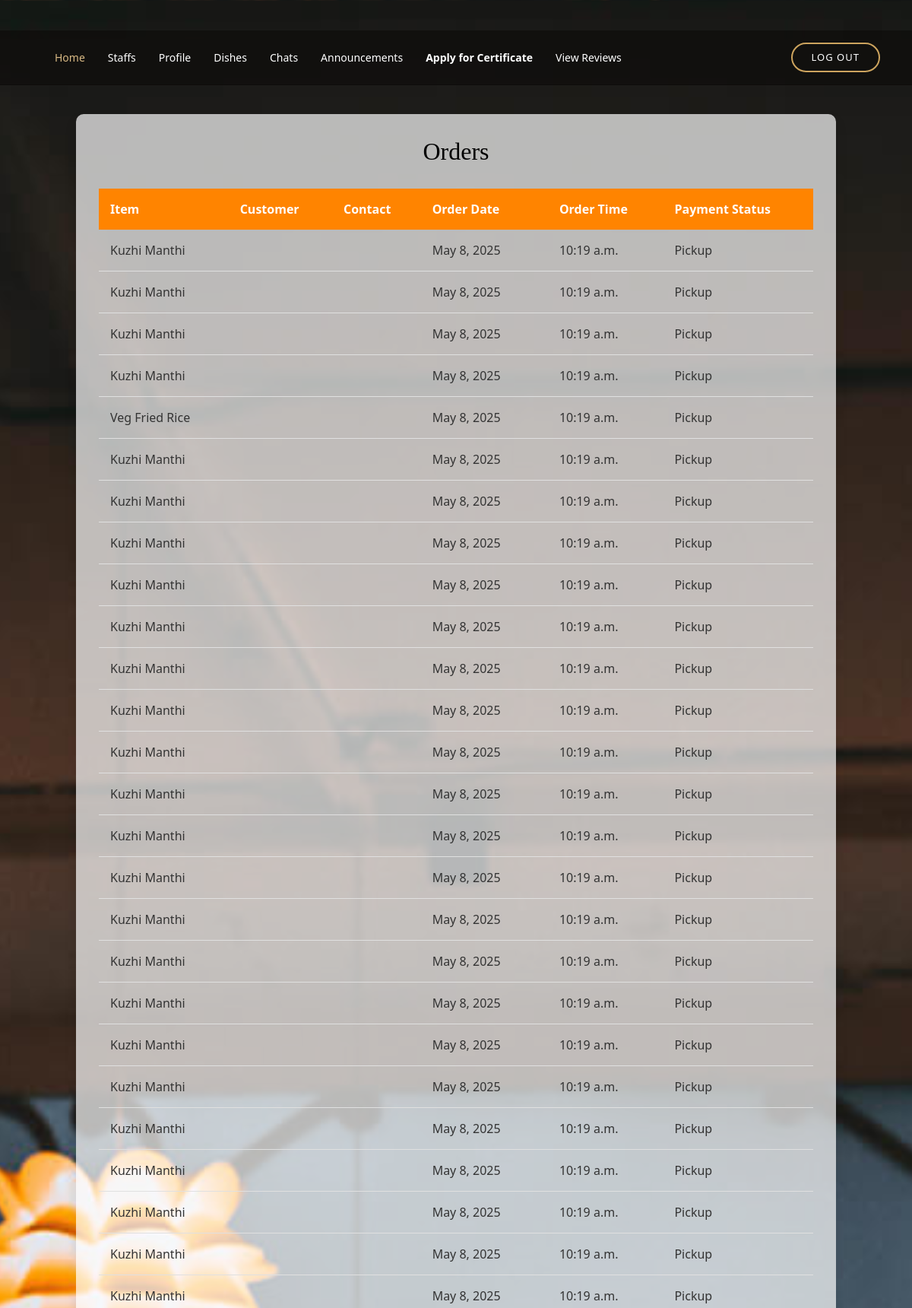
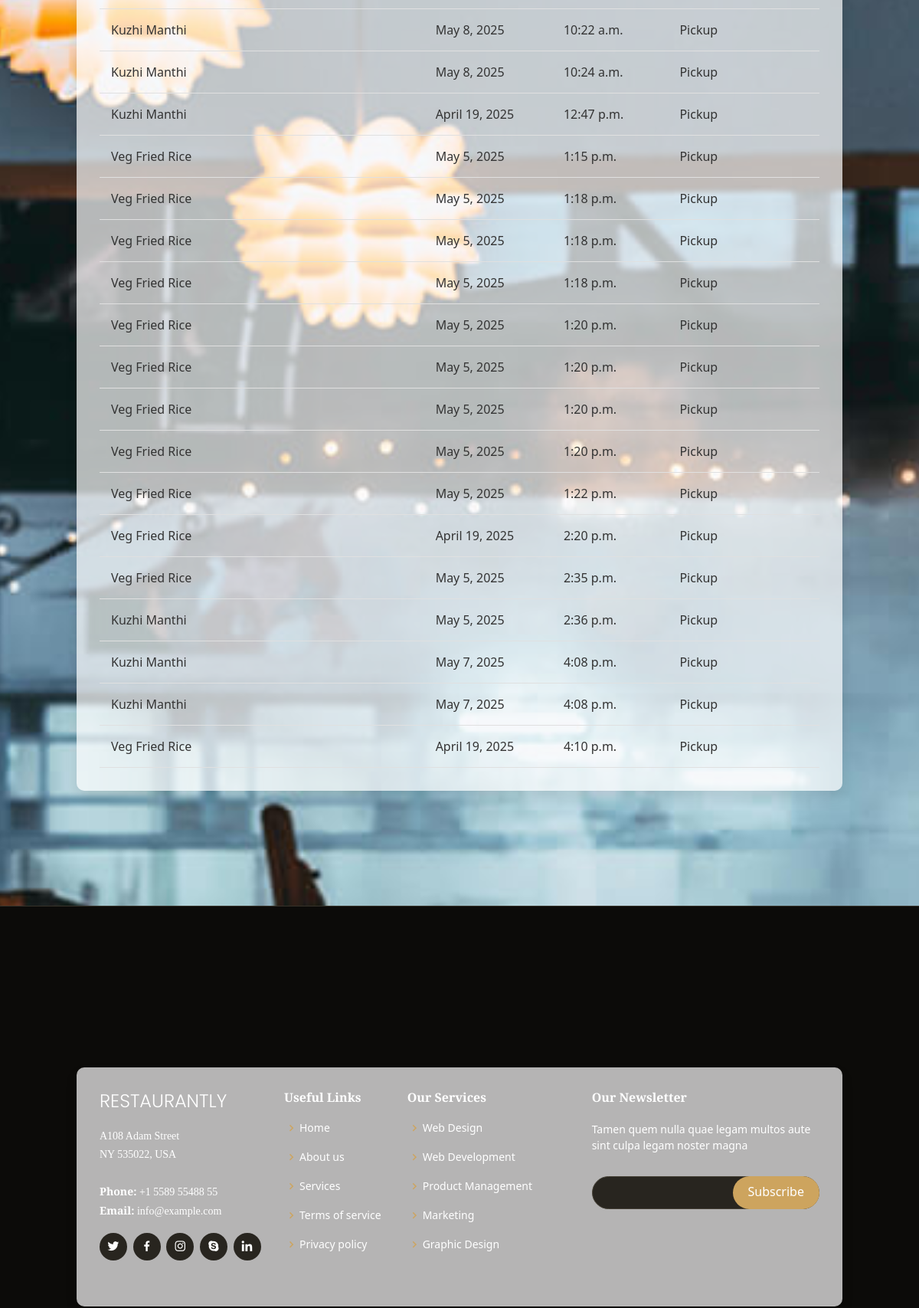
Screenshot of /restaurant_order_view (signed in, upper part) with the database file from the repository (2 pictures, top to bottom).
### RestaurantApp/models.py (models this page shows, shortened)
class UserCart(models.Model):
    cartid = models.UUIDField(editable=False)  # Remove default uuid.uuid4()
    user_id=models.ForeignKey("Users", on_delete=models.CASCADE, related_name='user')
    restaurant_loginid=models.ForeignKey("Restaurants", on_delete=models.CASCADE,related_name='restaurant')
    product_id=models.ForeignKey("Dishes",on_delete=models.CASCADE)
    current_date=models.DateField(auto_now_add=True)
    current_time=models.TimeField(auto_now_add=True)
    payment_status=models.IntegerField(default=0)
    order_status=models.IntegerField(default=0)
    remove_status=models.IntegerField(default=0)
    cancel_status=models.IntegerField(default=0)
    quantity=models.IntegerField(null=False,default=1)

class Dishes(models.Model):
    category=models.CharField(max_length=50)
    sub_category=models.CharField(max_length=50)
    dish_name=models.CharField(max_length=100)
    description=models.TextField(max_length=200)
    price=models.CharField(max_length=10)
    image=models.FileField(upload_to='dishes/')
    added_date=models.DateField(auto_now_add=True)
    login_id=models.ForeignKey('Staffs',on_delete=models.CASCADE)
    status=models.IntegerField(default=0)

### RestaurantApp/views.py (the view)
# urls.py: path('restaurant_order_view',views.restaurant_order_view,name='restaurant_order_view'),
def restaurant_order_view(request):
    res_id=request.session.get('restaurant_id')
    log_details=get_object_or_404(Restaurants,login_id=res_id)
    orders=UserCart.objects.filter(restaurant_loginid=log_details,payment_status=1).select_related('user_id__login_id').order_by('current_time')
    return render(request,'restaurant_order_view.html',{'details':orders})

### RestaurantApp/templates/restaurant_order_view.html (shortened to what this page needs)
{% extends 'home-pages/restaurant_header.html' %}
{% block content %}
<head>
</head>
<body>
    <div class="container">
        <h2>Orders</h2>
        <table>
            <tr>
                <th>Item</th>
                <th>Customer</th>
                <th>Contact</th>
                <th>Order Date</th>
                <th>Order Time</th>
                <th>Payment Status</th>
            </tr>
            {% for a in details %}
            <tr>
                <td>{{ a.product_id.dish_name }}</td>
                <td>{{ a.login_id.user_id.name }}</td>
                <td>{{ a.user_id.users.contact }}</td>
                <td>{{ a.current_date }}</td>
                <td>{{ a.current_time }}</td>
                <td>
                    {% if a.payment_method == 1 %}
                        Card Payment
                    {% elif a.payment_method == 2 %}
                        UPI Payment
                    {% else %}
                        Pickup
                    {% endif %}
                </td>
            </tr>
            {% endfor %}
        </table>
    </div>
{% endblock %}

### RestaurantApp/static/users/assets/css/style.css (style rules this page uses)
body { font-family: "Open Sans", sans-serif; background: #0c0b09; color: #fff; }
h1, h2, h3, h4, h5, h6 { font-family: "Playfair Display", serif; }

### RestaurantApp/templates/restaurant_order_view.html (style rules this page uses)
body { margin: 0; font-family: 'Segoe UI', Tahoma, Geneva, Verdana, sans-serif; background-image: url(static/bg.jpg); background-position: center; background-size: cover; color: #333; }
.container { width: 90%; max-width: 1000px; margin: 150px auto; background: #ffffffb1; padding: 30px; border-radius: 10px; box-shadow: 0 8px 16px rgba(0, 0, 0, 0.1); }
h2 { text-align: center; margin-bottom: 30px; color: #000000; text-decoration: bold; }
table { width: 100%; border-collapse: collapse; }
th { background: #ff8400; color: white; padding: 15px; text-align: left; }
td { padding: 15px; border-bottom: 1px solid #e0e0e0; }

### rows the page displays
UserCart: product_id.dish_name "Kuzhi Manthi", current_date "May 8, 2025", current_time "10:19 a.m."
UserCart: product_id.dish_name "Kuzhi Manthi", current_date "May 8, 2025", current_time "10:19 a.m."
UserCart: product_id.dish_name "Kuzhi Manthi", current_date "May 8, 2025", current_time "10:19 a.m."
UserCart: product_id.dish_name "Kuzhi Manthi", current_date "May 8, 2025", current_time "10:19 a.m."
UserCart: product_id.dish_name "Veg Fried Rice", current_date "May 8, 2025", current_time "10:19 a.m."
UserCart: product_id.dish_name "Kuzhi Manthi", current_date "May 8, 2025", current_time "10:19 a.m."
UserCart: product_id.dish_name "Kuzhi Manthi", current_date "May 8, 2025", current_time "10:19 a.m."
UserCart: product_id.dish_name "Kuzhi Manthi", current_date "May 8, 2025", current_time "10:19 a.m."
UserCart: product_id.dish_name "Kuzhi Manthi", current_date "May 8, 2025", current_time "10:19 a.m."
UserCart: product_id.dish_name "Kuzhi Manthi", current_date "May 8, 2025", current_time "10:19 a.m."
UserCart: product_id.dish_name "Kuzhi Manthi", current_date "May 8, 2025", current_time "10:19 a.m."
UserCart: product_id.dish_name "Kuzhi Manthi", current_date "May 8, 2025", current_time "10:19 a.m."
UserCart: product_id.dish_name "Kuzhi Manthi", current_date "May 8, 2025", current_time "10:19 a.m."
UserCart: product_id.dish_name "Kuzhi Manthi", current_date "May 8, 2025", current_time "10:19 a.m."
UserCart: product_id.dish_name "Kuzhi Manthi", current_date "May 8, 2025", current_time "10:19 a.m."
UserCart: product_id.dish_name "Kuzhi Manthi", current_date "May 8, 2025", current_time "10:19 a.m."
UserCart: product_id.dish_name "Kuzhi Manthi", current_date "May 8, 2025", current_time "10:19 a.m."
UserCart: product_id.dish_name "Kuzhi Manthi", current_date "May 8, 2025", current_time "10:19 a.m."
UserCart: product_id.dish_name "Kuzhi Manthi", current_date "May 8, 2025", current_time "10:19 a.m."
UserCart: product_id.dish_name "Kuzhi Manthi", current_date "May 8, 2025", current_time "10:19 a.m."
UserCart: product_id.dish_name "Kuzhi Manthi", current_date "May 8, 2025", current_time "10:19 a.m."
UserCart: product_id.dish_name "Kuzhi Manthi", current_date "May 8, 2025", current_time "10:19 a.m."
UserCart: product_id.dish_name "Kuzhi Manthi", current_date "May 8, 2025", current_time "10:19 a.m."
UserCart: product_id.dish_name "Kuzhi Manthi", current_date "May 8, 2025", current_time "10:19 a.m."
UserCart: product_id.dish_name "Kuzhi Manthi", current_date "May 8, 2025", current_time "10:19 a.m."
UserCart: product_id.dish_name "Kuzhi Manthi", current_date "May 8, 2025", current_time "10:19 a.m."
UserCart: product_id.dish_name "Kuzhi Manthi", current_date "May 8, 2025", current_time "10:22 a.m."
UserCart: product_id.dish_name "Kuzhi Manthi", current_date "May 8, 2025", current_time "10:24 a.m."
UserCart: product_id.dish_name "Kuzhi Manthi", current_date "April 19, 2025", current_time "12:47 p.m."
UserCart: product_id.dish_name "Veg Fried Rice", current_date "May 5, 2025", current_time "1:15 p.m."
UserCart: product_id.dish_name "Veg Fried Rice", current_date "May 5, 2025", current_time "1:18 p.m."
UserCart: product_id.dish_name "Veg Fried Rice", current_date "May 5, 2025", current_time "1:18 p.m."
UserCart: product_id.dish_name "Veg Fried Rice", current_date "May 5, 2025", current_time "1:18 p.m."
UserCart: product_id.dish_name "Veg Fried Rice", current_date "May 5, 2025", current_time "1:20 p.m."
UserCart: product_id.dish_name "Veg Fried Rice", current_date "May 5, 2025", current_time "1:20 p.m."
UserCart: product_id.dish_name "Veg Fried Rice", current_date "May 5, 2025", current_time "1:20 p.m."
UserCart: product_id.dish_name "Veg Fried Rice", current_date "May 5, 2025", current_time "1:20 p.m."
UserCart: product_id.dish_name "Veg Fried Rice", current_date "May 5, 2025", current_time "1:22 p.m."
UserCart: product_id.dish_name "Veg Fried Rice", current_date "April 19, 2025", current_time "2:20 p.m."
UserCart: product_id.dish_name "Veg Fried Rice", current_date "May 5, 2025", current_time "2:35 p.m."
UserCart: product_id.dish_name "Kuzhi Manthi", current_date "May 5, 2025", current_time "2:36 p.m."
UserCart: product_id.dish_name "Kuzhi Manthi", current_date "May 7, 2025", current_time "4:08 p.m."
UserCart: product_id.dish_name "Kuzhi Manthi", current_date "May 7, 2025", current_time "4:08 p.m."
UserCart: product_id.dish_name "Veg Fried Rice", current_date "April 19, 2025", current_time "4:10 p.m."
